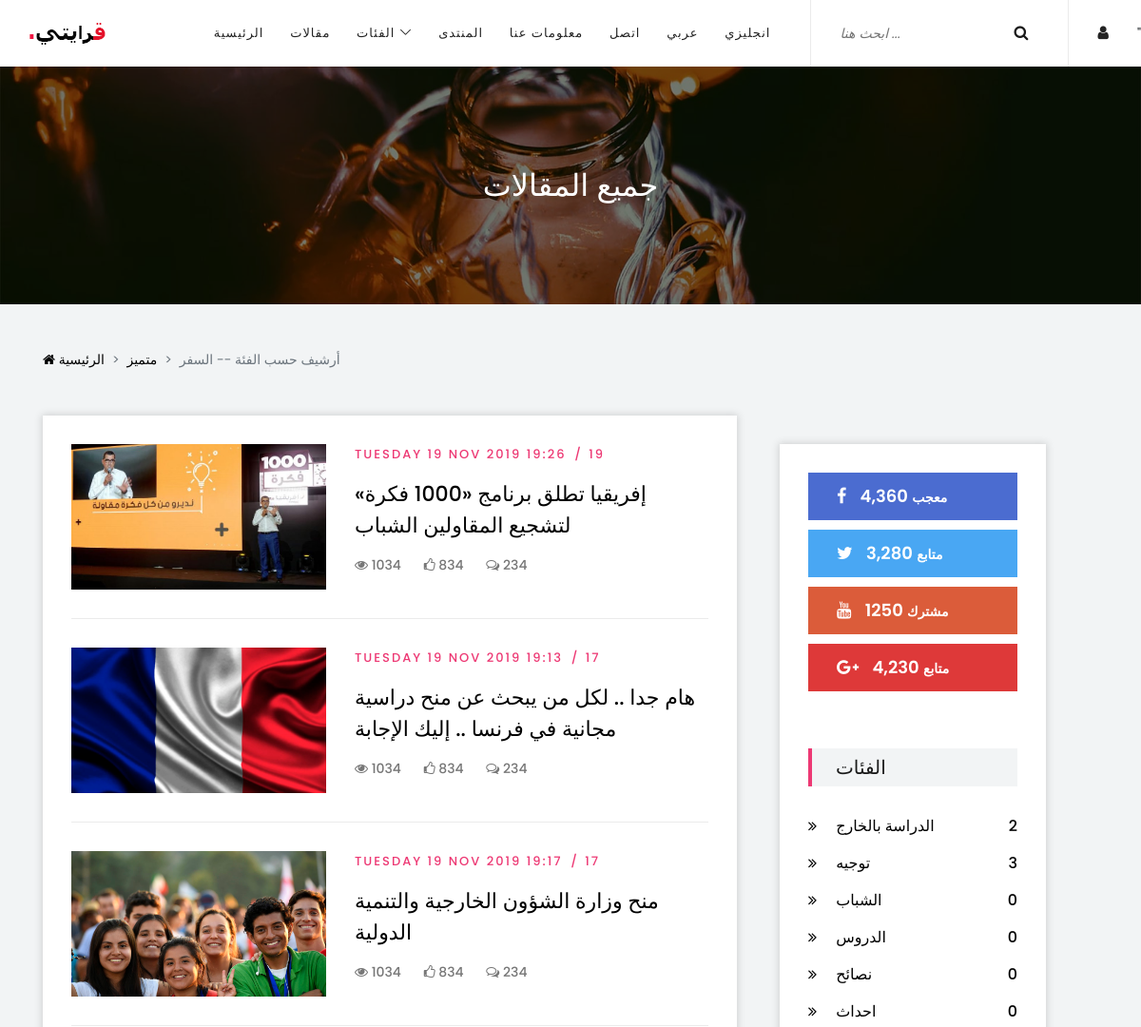
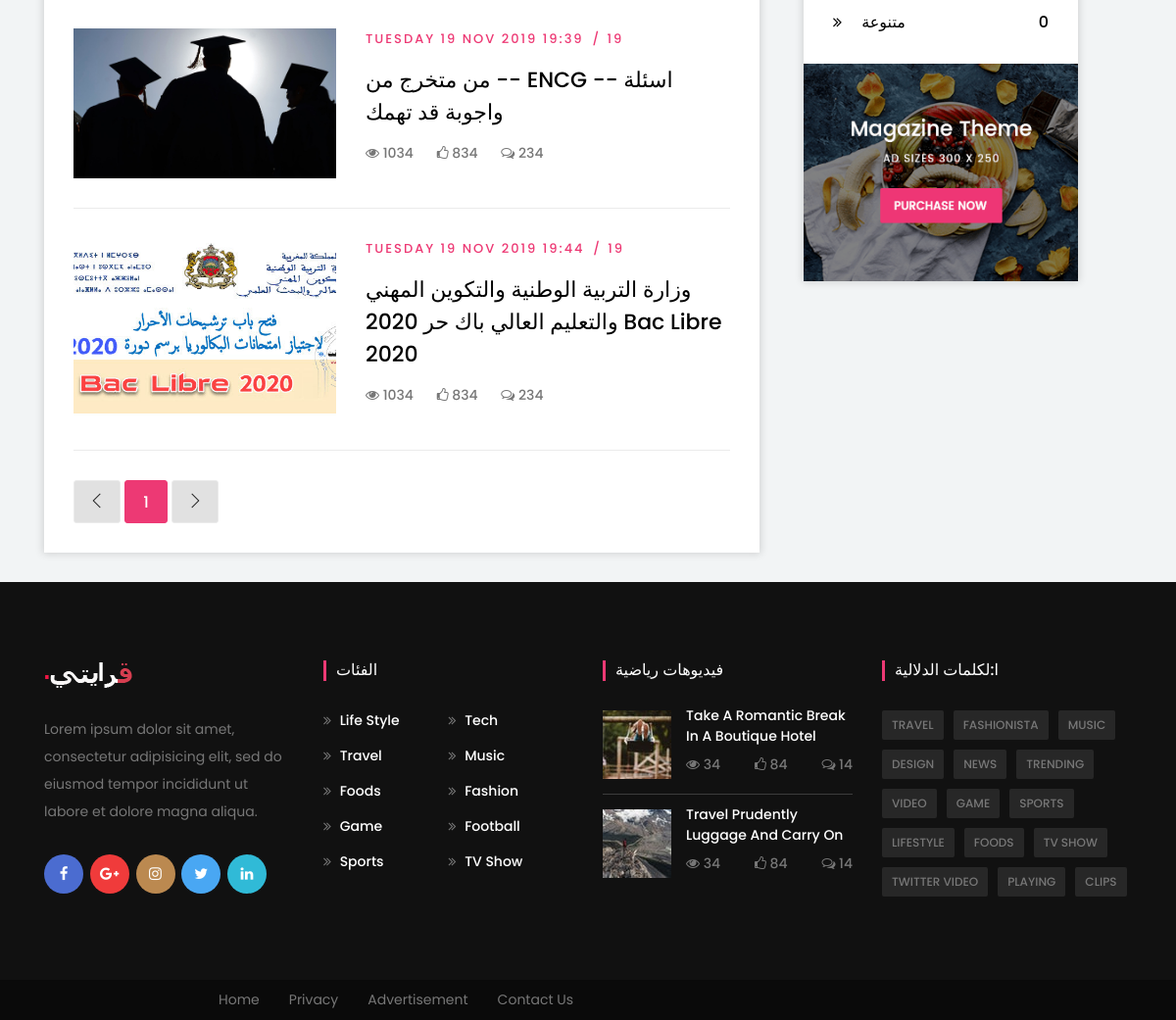
/archive.php, run on the app's committed database (2 pictures, top to bottom).
### tables this page shows
CREATE TABLE `image` (
  `id` int(11) NOT NULL,
  `image` varchar(500) NOT NULL,
  `id_article` int(11) NOT NULL
);

CREATE TABLE `article` (
  `id_article` int(11) NOT NULL,
  `titre` varchar(255) NOT NULL,
  `description` longtext NOT NULL,
  `categorie` int(255) NOT NULL,
  `language` varchar(25) NOT NULL,
  `created_at` timestamp NOT NULL DEFAULT CURRENT_TIMESTAMP,
  `views` int(11) NOT NULL
);

CREATE TABLE `categories` (
  `id_categ` int(11) NOT NULL,
  `category` varchar(255) NOT NULL,
  `lang` varchar(10) NOT NULL
);

### langage/ar.php (called while the page is built)
<?php
$langa = array(
  "name1"=>"السيد حمزة السلمي",
	"Acceuil" => "الرئيسية",
	"Articles" => "مقالات",
	"Categories" => "الفئات",
    "Home" => "الرئيسية",
    "Archive" => "الأرشيف",
    "About_Us" => "معلومات عنا",
    "Contact" => "اتصل",
    "Submit_Post" => "مقالة جديدة",
    "Login" => "تسجيل الدخول",
    "Forum" => "المنتدى",
    "search" => "ابحث هنا ...",
     "Most_Popular" => "الأكثر شعبية",
    "Latest_Videos"=> "أحدث مقاطع الفيديو",
    "Trending"=> "الاكثر  قراءة",
    "Featured_Videos" => "مقالات  مميزة",
    "img1"=>"9rayti3.png",
    "img2"=>"9rayti4.png",
    "Sports_Videos" => "فيديوهات رياضية",
     "p1"=>"بدأ موقع 9rayti.com في عام 2019. بعد سنوات في صناعة استضافة المواقع ، أدركنا أنه من المستحيل على جين أو جو العادي إنشاء موقع الويب الخاص به. كانت خدمات استضافة الويب التقليدية معقدة للغاية وتستغرق وقتًا طويلاً ومكلفة لإدارة هذه الخدمات.",
    "p2"=>"لقد أنشأنا 9rayti.com Site Builder مع مراعاة منظور المستخدم. أردنا أن نقدم منصة لا تتطلب مهارات الترميز أو تجربة التصميم. نبقيه بسيطًا ، بحيث يمكن للمستخدمين التركيز على إنشاء موقع ويب مدهش يعكس علامتهم التجارية. أفضل للجميع - إنه مجاني. يمكنك الحصول على الإنترنت ، وعرض العلامة التجارية الخاصة بك ، أو البدء في بيع المنتجات على الفور.",
    "p3"=>"أردنا أن نقدم منصة لا تتطلب مهارات الترميز أو تجربة التصميم.",
    "Our_team"=>"فريقنا",
    "Tous Les Articles"=>"جميع المقالات",
    "Featured" => "متميز",
    "Archive by Category “TRAVEL”"=>"أرشيف حسب الفئة  -- السفر ",
    "Submit Post"=>"اضف مقالة",
    "Logout"=>"خروج",
    "lang_en"=>"انجليزي",
      "lang_ar"=>"عربي",
      "lang_sp"=>"اسباني",
      "lang_fr"=>"فرنسي",
      "add_article"=>"اضف مقالة جديدة",
      "Image Principale"=>":الصورة الرئيسية ",
      "title"=>":العنوان",
      "descrip"=>":الوصف",
      "key"=>"ا:لكلمات الدلالية",
      "select"=>":الفئات المستهدفة",
      "aucune"=>"فارغة",
      "langage"=>":اللغة",
      "Fans"=>"معجب",
      "Followers"=>"متابع",
      "Subscribers"=>"مشترك"
        );
?>

### function/cnx.php (called while the page is built, shortened)
<?php
    function execute($sql){
      $GLOBALS['r']=mysqli_query($GLOBALS['con'],$sql);
      return $GLOBALS['r'];
    }
    function numArticle($id_categ){
        $s="select * from sous_categories where id_categ=".$id_categ;
        $compt=0;
        $success=true;
        $str="";
        $r=mysqli_query($GLOBALS["con"],$s);
        if ($r) {
            foreach ($r as $row) {
                $ss="select * from sous_sous_categories where id_s_categ=".$row["id_s_categ"];
                $sr=mysqli_query($GLOBALS["con"],$ss);
                if ($sr) {
                    foreach ($sr as $srow) {
                        $sss="select * from article where categorie=".$srow["id_s_scateg"];
                        $ssr=mysqli_query($GLOBALS["con"],$sss);
                        if ($ssr) {
                           $compt+=mysqli_num_rows($ssr);
                        }else{
                            $success=false;
                            $str="error 3";
                        }
                    }
                }else{
                    $success=false;
                    $str="error 2";
                }
            }
        }else{
            $success=false;
            $str="error 1";
        }
        if (!$success) {
            return $str;
        }else{
            return $compt;
        }
    }
?>

### archive.php (the view, shortened to what this page needs)
<?php include 'function\header.php' ;?>
    <section class="breadcrumb-area bg-img bg-overlay" style="background-image: url(img/bg-img/41.jpg);">
        <div class="container h-100">
            <div class="row h-100 align-items-center">
                <div class="col-12">
                    <div class="breadcrumb-content">
                        <h2><?php echo $langa['Tous Les Articles']; ?></h2>
                    </div>
                </div>
            </div>
        </div>
    </section>
    <div class="mag-breadcrumb py-5">
        <div class="container">
            <div class="row">
                <div class="col-12">
                    <nav aria-label="breadcrumb">
                        <ol class="breadcrumb">
                            <li class="breadcrumb-item"><a href="#"><i class="fa fa-home" aria-hidden="true"></i> <?php echo $langa['Home']; ?></a></li>
                            <li class="breadcrumb-item"><a href="#"><?php echo $langa['Featured']; ?></a></li>
                            <li class="breadcrumb-item active" aria-current="page"><?php echo $langa['Archive by Category “TRAVEL”']; ?></li>
                        </ol>
                    </nav>
                </div>
            </div>
        </div>
    </div>
    <div class="archive-post-area">
        <div class="container">
            <div class="row justify-content-center">
                <div class="col-12 col-xl-8">
                    <div class="archive-posts-area bg-white p-30 mb-30 box-shadow">
<?php
if(isset($_POST['abc'])){
    $sqll="SELECT * FROM `article` WHERE 1";
    $r1=mysqli_query($con,$sqll);
    $a=$_POST['top-search'];
 if (isset($_GET['page'])) {
  $page=$_GET['page'];
  }else {
  $page=1; }
  $per_page=2;
  $start=$per_page * $page - $per_page;
  $select_all="SELECT * FROM `tags` WHERE `name_tag` LIKE '%".$a."%' GROUP BY `id_article`";
  $query_all=mysqli_query($con,$select_all);
  $rows=mysqli_num_rows($query_all);
  $pages=ceil($rows/$per_page);
$sql="SELECT * FROM `tags` WHERE `name_tag` LIKE '%".$a."%' GROUP BY `id_article` LIMIT $start,$pages";
$result1=mysqli_query($con,$sql);
    if (mysqli_num_rows($result1)!=0){
        while ($row=mysqli_fetch_array($result1)) {
            $sql2 = "select * from article where id_article = ".$row['id_article'];
                $r=mysqli_query($con,$sql2);
            while ($row1=mysqli_fetch_array($r)) {
                          $idArticle=$row1['id_article'];
                           $date=$row1['created_at'];
                            $titre=$row1['titre'];
                            $description=$row1['description'];
                            $categorie=$row1['categorie'];
                            $lang=$row1['language'];
                            $sql3="select * from image where id_article=$idArticle";
                                $r2=mysqli_query($con,$sql3);
                                if ($r2) {
                                    if (mysqli_num_rows($r2)>0) {
                                        while ($l=mysqli_fetch_array($r2)) {
                                            $image=$l['image'];
                                        }
                                                             }
                                }
                ?>
                        <div class="single-catagory-post d-flex flex-wrap">
                            <div class="post-thumbnail bg-img" style="background-image: url(<?php echo "img/".$image."" ?>);">
                            </div>
                            <div class="post-content">
                                <div class="post-meta">
                                    <a href="#"><?php setlocale(LC_ALL, 'ar_AR');;
                                                      echo date('l d M Y H:i', strtotime($date)); ?></a>
                                    <a href="archive.php"><?php echo $categorie ?></a>
                                </div>
                                <a href="single-post.php?idArticle=<?php echo $idArticle ?>" class="post-title"><?php echo $titre; ?></a>
                                <div class="post-meta-2">
                                    <a href="#"><i class="fa fa-eye" aria-hidden="true"></i> 1034</a>
                                    <a href="#"><i class="fa fa-thumbs-o-up" aria-hidden="true"></i> 834</a>
                                    <a href="#"><i class="fa fa-comments-o" aria-hidden="true"></i> 234</a>
                                </div>
                            </div>
                        </div>
               <?php }
            }
        } else{ echo "<p>Aucun resultat";} ?>
                        <nav>
                            <ul class="pagination">
                                    <?php if($page==1){ ?>
                                    <li class="page-item"><a class="page-link" href="archive.php?page=<?=1?>"><i class="ti-angle-left"></i></a></li>
                                    <?php }else{ ?>
                                    <li class="page-item"><a class="page-link" href="archive.php?page=<?= $page-1 ?>"><i class="ti-angle-left"></i></a></li>
                                     <?php } ?>
                                     <?php for($i = 1; $i <= $pages; $i++){  ?>
                                     <?php  if($i==$page){ ?>
                                        <li class="page-item active"><a class="page-link" href="archive.php?page=<?php echo $i ?>"><?= $i?></a></li>
                                        <?php   }else{ ?>
                                        <li class="page-item"><a class="page-link" href="archive.php?page=<?php echo $i ?>"><?= $i?></a></li>
                                        <?php }} ?>
                                        <?php if($page==$pages){ ?>
                                        <li class="page-item"><a class="page-link" href="archive.php?page=<?= $pages ?>"><i class="ti-angle-right"></i></a></li>
                                        <?php }else{ ?>
                                        <li class="page-item"><a class="page-link" href="archive.php?page=<?= $page+1 ?>"><i class="ti-angle-right"></i></a></li>
                                        <?php } ?>
                            </ul>
                        </nav>
<?php
}else{
 if (isset($_GET['page'])) {
  $page=$_GET['page'];
  }else {
  $page=1; }
  $per_page=6;
  $start=$per_page * $page - $per_page;
  $select_all="SELECT * FROM article,image where article.id_article=image.id_article";
  $query_all=mysqli_query($con,$select_all);
  $rows=mysqli_num_rows($query_all);
  $pages=ceil($rows/$per_page);
  $select_par_page="SELECT * FROM article,image where article.id_article=image.id_article ORDER BY `views` DESC LIMIT $start,$per_page";
   execute($select_par_page);
 if ($r) {
                         if (mysqli_num_rows($r)>0) {
                           while ($li=mysqli_fetch_array($r)){
                                 $idArticle=$li['id_article'];
                                 $date=$li['created_at'];
                                 $titre=$li['titre'];
                                 $image=$li['image'];
                                 $categorie=$li['categorie'];
                            ?>
                        <div class="single-catagory-post d-flex flex-wrap">
                            <div class="post-thumbnail bg-img" style="background-image: url(<?php echo "img/".$image."" ?>);">
                            </div>
                            <div class="post-content">
                                <div class="post-meta">
                                    <a href="#"><?php setlocale(LC_TIME, "fr_FR");
                                                      echo date('l d M Y H:i', strtotime($date)); ?></a>
                                    <a href="archive.php"><?php echo $categorie ?></a>
                                </div>
                               <a href="single-post.php?idArticle=<?php echo $idArticle;?>" class="post-title"><?php echo $titre; ?></a>
                                <div class="post-meta-2">
                                    <a href="#"><i class="fa fa-eye" aria-hidden="true"></i> 1034</a>
                                    <a href="#"><i class="fa fa-thumbs-o-up" aria-hidden="true"></i> 834</a>
                                    <a href="#"><i class="fa fa-comments-o" aria-hidden="true"></i> 234</a>
                                </div>
                            </div>
                        </div>
  <?php } } }?>
                        <nav>
                            <ul class="pagination">
                                    <?php if($page==1){ ?>
                                    <li class="page-item"><a class="page-link" href="archive.php?page=<?=1?>"><i class="ti-angle-left"></i></a></li>
                                    <?php }else{ ?>
                                    <li class="page-item"><a class="page-link" href="archive.php?page=<?= $page-1 ?>"><i class="ti-angle-left"></i></a></li>
                                     <?php } ?>
                                     <?php for($i = 1; $i <= $pages; $i++){  ?>
                                     <?php  if($i==$page){ ?>
                                        <li class="page-item active"><a class="page-link" href="archive.php?page=<?php echo $i ?>"><?= $i?></a></li>
                                        <?php   }else{ ?>
                                        <li class="page-item"><a class="page-link" href="archive.php?page=<?php echo $i ?>"><?= $i?></a></li>
                                        <?php }} ?>
                                        <?php if($page==$pages){ ?>
                                        <li class="page-item"><a class="page-link" href="archive.php?page=<?= $pages ?>"><i class="ti-angle-right"></i></a></li>
                                        <?php }else{ ?>
                                        <li class="page-item"><a class="page-link" href="archive.php?page=<?= $page+1 ?>"><i class="ti-angle-right"></i></a></li>
                                        <?php } ?>
                            </ul>
                        </nav>
                    <?php } ?>
                    </div>
                </div>
                <div class="col-12 col-md-6 col-lg-5 col-xl-4">
 <div class="post-sidebar-area right-sidebar mt-30 mb-30 box-shadow">
            <div class="single-sidebar-widget p-30">
                <div class="social-followers-info">
                    <a href="#" class="facebook-fans"><i class="fa fa-facebook"></i> 4,360 <span> <?php echo $langa['Fans'] ?></span></a>
                    <a href="#" class="twitter-followers"><i class="fa fa-twitter"></i> 3,280 <span> <?php echo $langa['Followers'] ?></span></a>
                    <a href="#" class="youtube-subscribers"><i class="fa fa-youtube"></i> 1250 <span> <?php echo $langa['Subscribers'] ?></span></a>
                    <a href="#" class="google-followers"><i class="fa fa-google-plus"></i> 4,230 <span> <?php echo $langa['Followers'] ?></span></a>
                </div>
            </div>
            <div class="single-sidebar-widget p-30">
                <div class="section-heading">
                    <h5><?php echo $langa['Categories'];?></h5>
                </div>
                <ul class="catagory-widgets">
                     <?php
                   $sql="select * from categories";
                   $r=mysqli_query($GLOBALS["con"],$sql);
                   if ($r) {
                       foreach ($r as $row) {
                      ?>
                       <li><a href="#"><span><i class="fa fa-angle-double-right" aria-hidden="true" style="margin-right: 20px;"> </i><?php echo $row["category"]?></span> <span><?php echo numArticle($row["id_categ"]);?></span></a></li>
                      <?php
                       }
                   }
                ?>
                </ul>
            </div>
            <div class="single-sidebar-widget">
                <a href="#" class="add-img"><img src="img/bg-img/add2.png" alt=""></a>
            </div>
            </div>
                </div>
            </div>
        </div>
    </div>
<?php include 'function\footer.php'; ?>
</body>
</html>

### data on the page
image: image (picture), id_article.created_at "TUESDAY 19 NOV 2019 19:26", id_article.categorie "19", id_article.titre "إفريقيا تطلق برنامج «1000 فكرة» لتشجيع المقاولين الشباب"
image: image (picture), id_article.created_at "TUESDAY 19 NOV 2019 19:13", id_article.categorie "17", id_article.titre "هام جدا .. لكل من يبحث عن منح دراسية مجانية في فرنسا .. إليك الإجابة"
image: image (picture), id_article.created_at "TUESDAY 19 NOV 2019 19:17", id_article.categorie "17", id_article.titre "منح وزارة الشؤون الخارجية والتنمية الدولية"
image: image (picture), id_article.created_at "TUESDAY 19 NOV 2019 19:39", id_article.categorie "19", id_article.titre "من متخرج من -- ENCG -- اسئلة واجوبة قد تهمك"
image: image (picture), id_article.created_at "TUESDAY 19 NOV 2019 19:44", id_article.categorie "19", id_article.titre "وزارة التربية الوطنية والتكوين المهني والتعليم العالي باك حر 2020 Bac Libre 2020"
categories: category "الدراسة بالخارج", id_categ "2"
categories: category "توجيه", id_categ "3"
categories: category "الشباب", id_categ "0"
categories: category "الدروس", id_categ "0"
categories: category "نصائح", id_categ "0"
categories: category "احداث", id_categ "0"
categories: category "متنوعة", id_categ "0"

### other printed values
$langa['Acceuil'] "الرئيسية"
$langa['Articles'] "مقالات"
$langa['Categories'] "الفئات"
$langa['Forum'] "المنتدى"
$langa['About_Us'] "معلومات عنا"
$langa['Contact'] "اتصل"
$langa['lang_ar'] "عربي"
$langa['lang_en'] "انجليزي"
$langa['Tous Les Articles'] "جميع المقالات"
$langa['Home'] "الرئيسية"
$langa['Featured'] "متميز"
$langa['Archive by Category “TRAVEL”'] "أرشيف حسب الفئة -- السفر"
$langa['Fans'] "معجب"
$langa['Followers'] "متابع"
$langa['Subscribers'] "مشترك"
